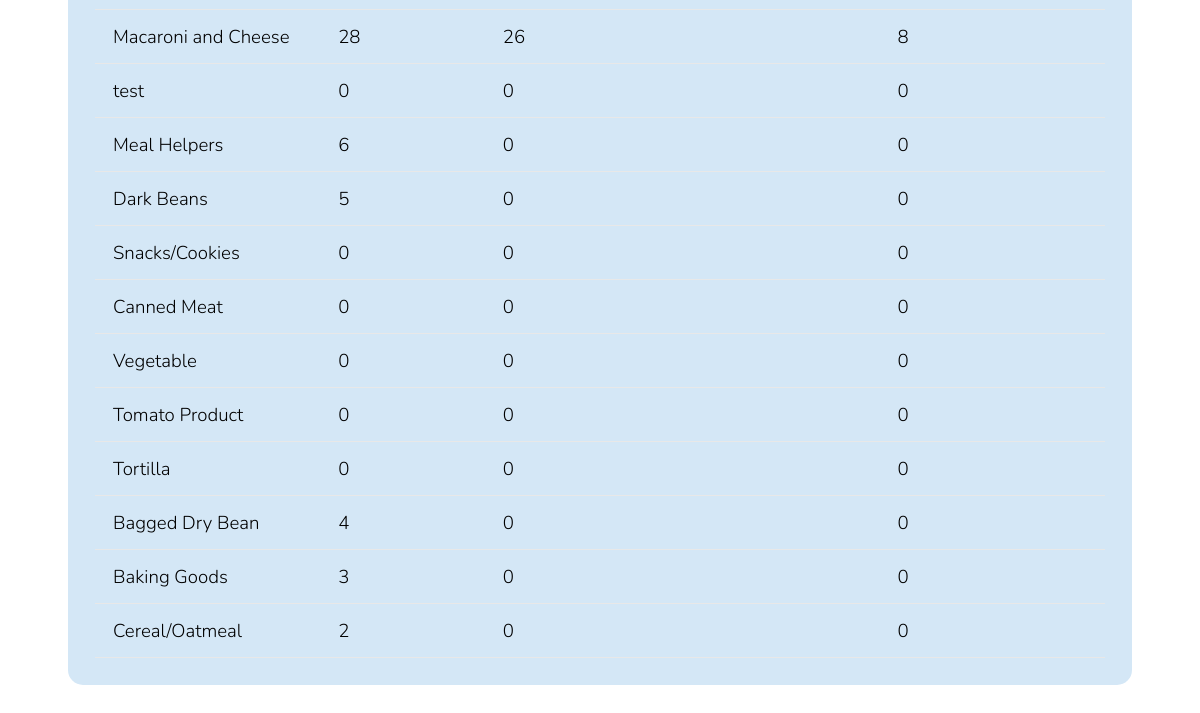
Page /inventory.php (signed in, lower part) on the earlier database version.
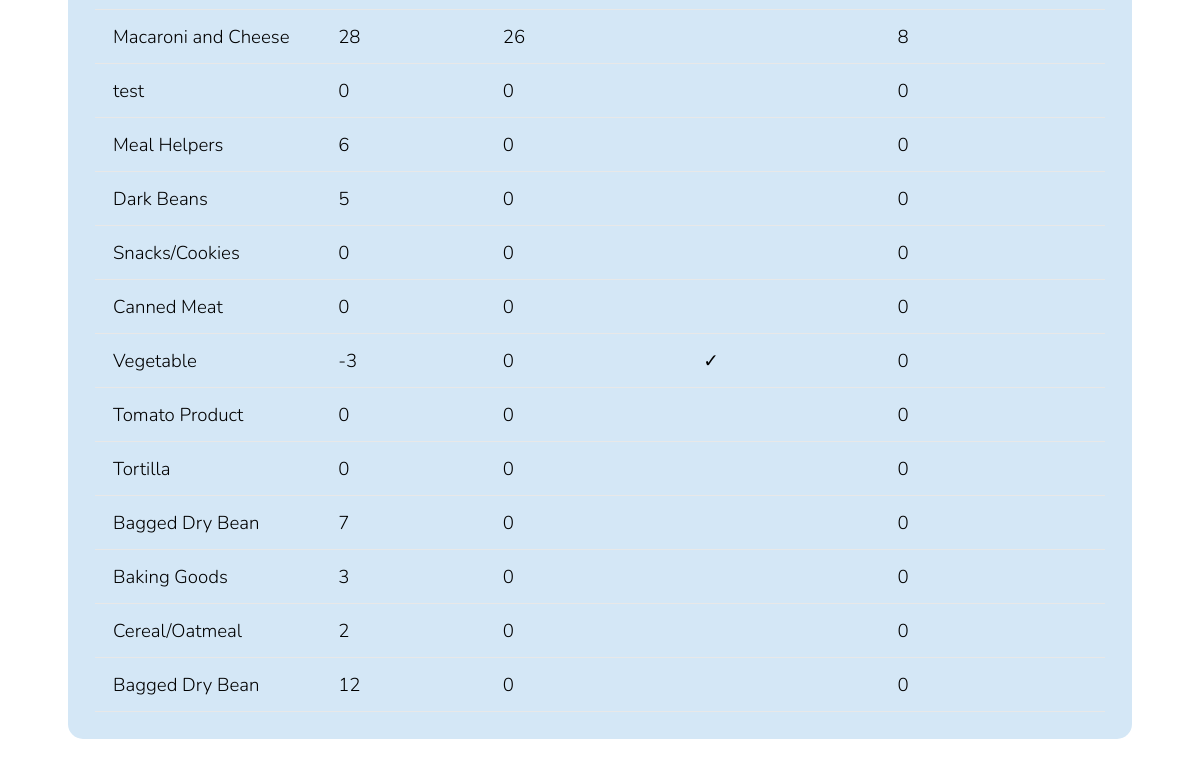
Same page on the later database version.
### tables this page shows
CREATE TABLE `dbinventory` (
  `id` int(11) NOT NULL,
  `location` varchar(50) NOT NULL DEFAULT 'Main',
  `item_category_id` int(11) NOT NULL,
  `category_name` varchar(100) NOT NULL,
  `current_quantity` int(11) NOT NULL,
  `minimum_quantity` int(11) NOT NULL,
  `allocated_quantity` int(11) NOT NULL
);

### database/dbInventory.php (called while the page is built, shortened)
<?php
include_once(dirname(__FILE__).'/../domain/InventoryItem.php');
function getAllInventoryItems() {
    $con = connect();
    $query = "SELECT * FROM dbinventory ORDER BY id";
    $result = mysqli_query($con, $query);
    $inventoryItems = array();
    while ($row = mysqli_fetch_assoc($result)) {
        $inventoryItem = new InventoryItem($row['id'], $row['item_category_id'], $row['category_name'], $row['current_quantity'], $row['minimum_quantity'], $row['allocated_quantity']);
        $inventoryItems[] = $inventoryItem;
    }
    return $inventoryItems;
}

### domain/InventoryItem.php (called while the page is built, shortened)
<?php
class InventoryItem {
    private $category_name;
    private $current_quantity;
    private $minimum_quantity;
    private $allocated_quantity;
    function __construct($id, $item_category_id, $category_name, $current_quantity, $minimum_quantity, $allocated_quantity) {
        $this->category_name = $category_name;
        $this->current_quantity = $current_quantity;
        $this->minimum_quantity = $minimum_quantity;
        $this->allocated_quantity = $allocated_quantity;
    }
    function getCategoryName() {
        return $this->category_name;
    }
    function getCurrentQuantity() {
        return $this->current_quantity;
    }
    function getMinimumQuantity() {
        return $this->minimum_quantity;
    }
    function getAllocatedQuantity() {
        return $this->allocated_quantity;
    }
}

### inventory.php (the view, shortened to what this page needs)
<?php
require_once(__DIR__ . '/database/dbInventory.php');
$items = getAllInventoryItems();
?>
<!DOCTYPE html>
<html>
<head>
    <?php require_once('universal.inc'); ?>
    <link rel="stylesheet" href="css/base.css">
</head>
<body>
    <?php require_once('header.php'); ?>
    <main>
<div class="report-container">
            <div class="report-section">
                <br>
                <div id="sorted-table">
                    <div class="table-wrapper">
                        <table class="report-table" id="sortedInventoryTable">
                            <tbody>
                                <?php if (count($items) > 0): ?>
                                    <?php foreach ($items as $item): ?>
                                        <tr>
                                            <td><?= htmlspecialchars($item->getCategoryName()) ?></td>
                                            <td><?= htmlspecialchars($item->getCurrentQuantity()) ?></td>
                                            <td><?= htmlspecialchars($item->getAllocatedQuantity()) ?></td>
                                            <td data-sort-value="<?= $item->getAllocatedQuantity() > $item->getCurrentQuantity() ? '1' : '0' ?>"><?= $item->getAllocatedQuantity() > $item->getCurrentQuantity() ? '✓' : '' ?></td>
                                            <td><?= htmlspecialchars($item->getMinimumQuantity()) ?></td>
                                        </tr>
                                    <?php endforeach; ?>
                                <?php else: ?>
                                    <tr>
                                        <td colspan="8" class="empty-state">No items found.</td>
                                    </tr>
                                <?php endif; ?>
                            </tbody>
                        </table>
                    </div>
                </div>
            </div>
		</div>
    </main>
</body>
</html>

Differences in the rows shown:
changed dbinventory "Vegetable": current_quantity "0" → "-3"; now shows "✓"
changed dbinventory (number 11 of 14 on the later page): current_quantity "4" → "7"
added dbinventory: category_name "Bagged Dry Bean", current_quantity "12", allocated_quantity "0", minimum_quantity "0"
